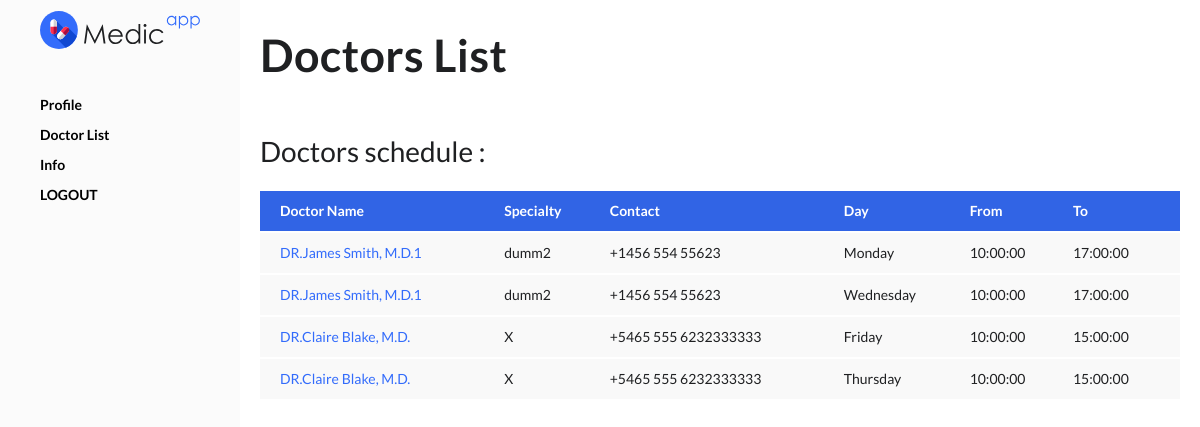
The app's page /patient/doctor.php (signed in), older data.
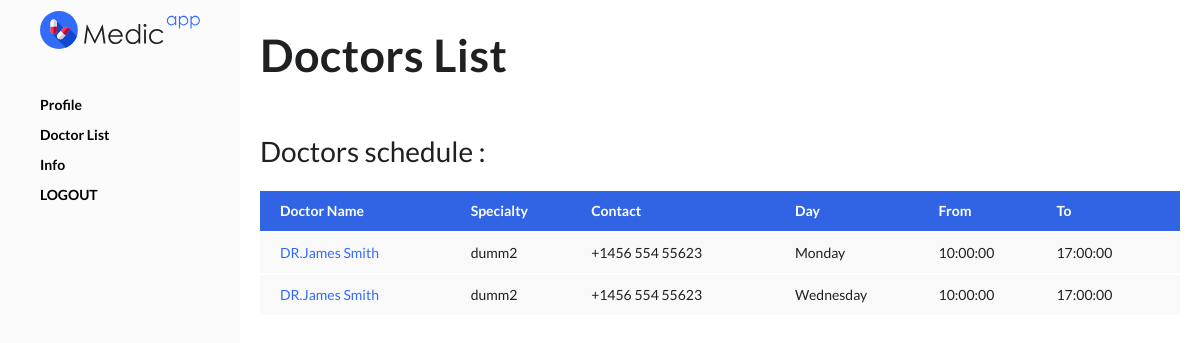
The same page, newer data.
### tables this page shows
CREATE TABLE `users` (
  `id` int(30) NOT NULL,
  `name` varchar(200) NOT NULL,
  `address` text NOT NULL,
  `contact` text NOT NULL,
  `username` varchar(100) NOT NULL,
  `password` varchar(200) NOT NULL,
  `type` tinyint(1) NOT NULL DEFAULT 2 COMMENT '1=admin , 2 = doctor,3=patient'
);

CREATE TABLE `medical_specialty` (
  `id` int(30) NOT NULL,
  `fk_UID` int(30) NOT NULL,
  `specialty` text NOT NULL
);

CREATE TABLE `doctors_schedule` (
  `id` int(30) NOT NULL,
  `doctor_id` int(30) NOT NULL,
  `day` varchar(20) NOT NULL,
  `time_from` time NOT NULL,
  `time_to` time NOT NULL
);

### include/DB_manage.php (called while the page is built, shortened)
<?php
class DB_Manage {
    public $db;
    function __construct() {
        require_once 'DB_Connect.php';
        $db = new Db_Connect();
         $this->db = $db->connect();
    }
public function getdocapt(){
$stmt1 = $this->db->prepare(" SELECT u.id,u.name , u.contact , d.day , d.time_from ,d.time_to ,m.specialty FROM users u INNER JOIN doctors_schedule d on u.id = d.doctor_id INNER JOIN medical_specialty m on u.id = m.fk_UID ");
    if ($stmt1->execute()) {
        $order1 = $stmt1->get_result()->fetch_all(MYSQLI_ASSOC);
		return $order1;
    }
         else {return false;}
}
}
?>

### include/DB_Connect.php (called while the page is built, shortened)
<?php
class DB_Connect {
    public function connect() {
        $this->conn = new mysqli(DB_HOST, DB_USER, DB_PASSWORD, DB_DATABASE);
        mysqli_set_charset( $this->conn,'utf8');
        return $this->conn;
    }
}
?>

### patient/doctor.php (the view, shortened to what this page needs)
<?php
require_once dirname(__FILE__, 2) . '/include/DB_Manage.php';
$mng = new DB_Manage();
    ?>
<!doctype html>
<html lang="en">
<head><base href="../">
    <link rel="stylesheet" href="assets/css/bootstrap/bootstrap.css">
    <link rel="stylesheet" href="assets/css/icofont.min.css">
    <link rel="stylesheet" href="assets/css/simple-line-icons.css">
    <link rel="stylesheet" href="assets/css/jquery.typeahead.css">
    <link rel="stylesheet" href="assets/css/datatables.min.css">
    <link rel="stylesheet" href="assets/css/bootstrap-select.min.css">
    <link rel="stylesheet" href="assets/css/Chart.min.css">
    <link rel="stylesheet" href="assets/css/morris.css">
    <link rel="stylesheet" href="assets/css/leaflet.css">
    <link rel="stylesheet" href="assets/css/style.css">
</head>
<body class="vertical-layout boxed">
    <div class="page-box">
        <div class="app-container">
<?php include("layout/side.php"); ?>
            <main class="main-content">
                <div class="main-content-wrap">
                    <header class="page-header">
                        <h1 class="page-title">Doctors List</h1>
                    </header>
                    <div class="page-content">
                        <div class="card mb-0 mt-4">
                            <div class="card-header">Doctors schedule : </div>
                            <div class="card-body">
                                <div class="table-responsive">
                                    <table id="mytable" class="table table-hover">
                                        <thead>
                                            <tr class="bg-primary text-white">
                                                <th scope="col" >Doctor Name</th>
                                                <th scope="col">Specialty</th>
                                                <th scope="col">Contact</th>
                                                <th scope="col">Day</th>
                                                <th scope="col">From</th>
                                                <th scope="col">To</th>
                                            </tr>
                                        </thead>
                                        <tbody>
<?php
$order1=$mng->getdocapt();
foreach($order1 as $row) {
    echo"<tr class='tr'>";
    echo "<td id='".$row['id']."'><a href='javascript:void(0);'>".$row['name']."</a></td>";
    echo "<td  id='".$row['id']."'>".$row['specialty']."</td>";
    echo "<td  id='".$row['id']."'>".$row['contact']."</td>";
    echo "<td  id='".$row['id']."'>".$row['day']."</td>";
    echo "<td  id='".$row['id']."'>".$row['time_from']."</td>";
    echo "<td  id='".$row['id']."'>".$row['time_to']."</td>";
    echo"</tr>";
}
                                                ?>
                                        </tbody>
                                    </table>
                                </div>
                            </div>
                        </div>
                    </div>
                </div>
            </main>
        </div>
</body>
</html>

Row changes from the older to the newer data that the page shows:
removed users: name "DR.Claire Blake, M.D.", medical_specialty.specialty "X", contact "+5465 555 6232333333", doctors_schedule.day "Friday", doctors_schedule.time_from "10:00:00", doctors_schedule.time_to "15:00:00", doctors_schedule.day "Thursday"
changed users "dumm2": name "DR.James Smith, M.D.1" → "DR.James Smith"
